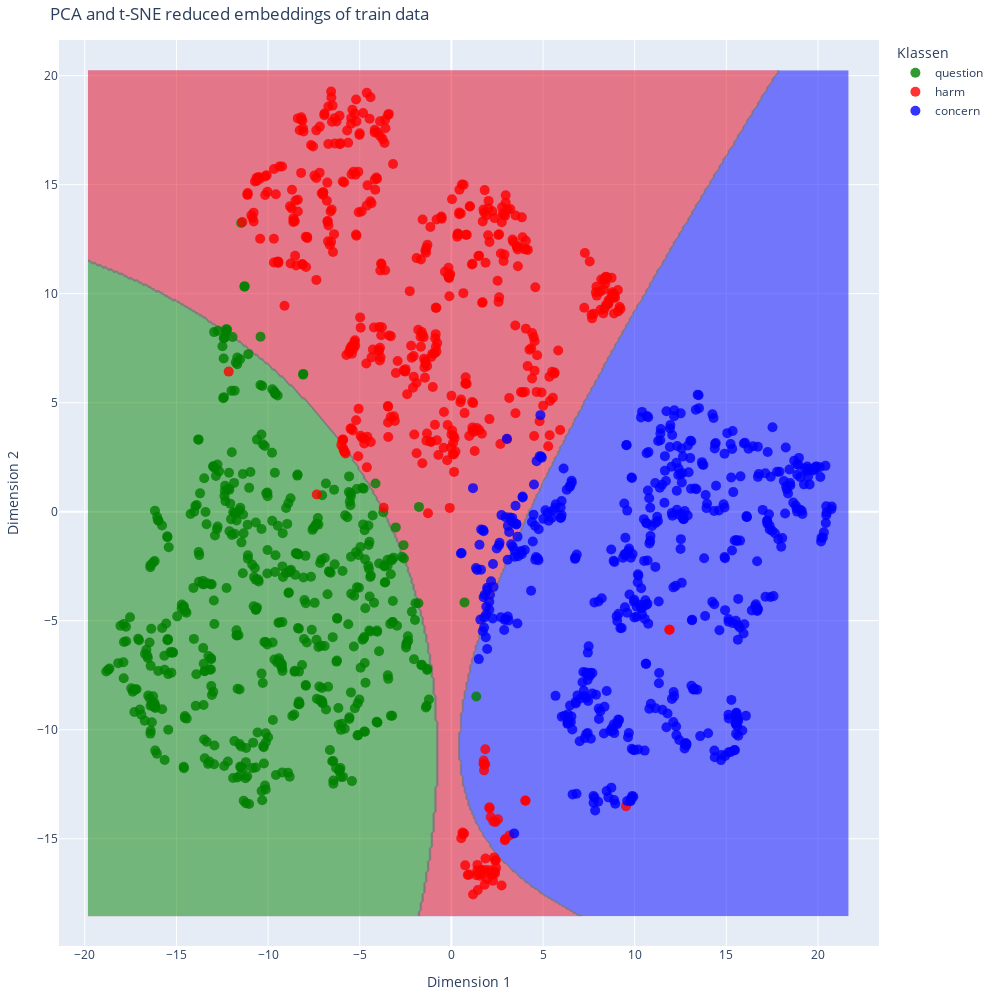

This figure's notebook cell:
### Code cell
def tsne_reduction_interactive(df: pd.DataFrame, title:str, pca_dim=50, perplexity=30, learning_rate=200, seed=1234):
    # Kopie erstellen
    df = df.copy()

    # LabelEncoder zum Konvertieren der String-Labels in numerische Werte
    label_encoder = LabelEncoder()
    numeric_labels = label_encoder.fit_transform(df['label'])

    # Embeddings erstellen
    embeddings = np.array(HuggingFaceEmbeddings(model_name="sentence-transformers/distiluse-base-multilingual-cased-v1").embed_documents(df.text.to_list()))

    # Dimensionsreduktion mittels PCA
    pca = PCA(n_components=pca_dim, random_state=seed)
    pca_result = pca.fit_transform(embeddings)

    # Anwendung von t-SNE
    tsne = TSNE(perplexity=perplexity, learning_rate=learning_rate, n_iter=300, random_state=seed)
    tsne_result = tsne.fit_transform(pca_result)

    # Nur Dimension 1 und 2 auswählen
    df[["dim1", "dim2"]] = tsne_result[:, :2]

    # QDA anwenden
    qda = QuadraticDiscriminantAnalysis()
    qda.fit(tsne_result, numeric_labels)
    qda_classes = qda.predict(tsne_result)

    # QDA-Klassen zum DataFrame hinzufügen
    df['qda_class'] = qda_classes

    # Gitternetz erstellen
    x_min, x_max = df['dim1'].min() - 1, df['dim1'].max() + 1
    y_min, y_max = df['dim2'].min() - 1, df['dim2'].max() + 1
    xx, yy = np.meshgrid(np.arange(x_min, x_max, 0.1),
                         np.arange(y_min, y_max, 0.1))

    # Gittervorhersagen treffen und Labels in numerische Werte umwandeln
    Z = qda.predict(np.c_[xx.ravel(), yy.ravel()]).reshape(xx.shape)

    # Definieren einer benutzerdefinierten Farbskala
    custom_colorscale = [
        [0, 'blue'], 
        [0.5, 'red'], 
        [1, 'green']  
    ]

    # Farbzuordnung für jede Klasse definieren
    color_map = {
        'harm': 'red',  
        'question': 'green',
        'concern': 'blue'
    }

    # Plotly-Figur erstellen
    fig = go.Figure()

    # Hintergrund (Kontur) hinzufügen
    fig.add_trace(go.Contour(
        x=np.arange(x_min, x_max, 0.1), 
        y=np.arange(y_min, y_max, 0.1),
        z=Z, 
        colorscale=custom_colorscale,  # Benutzerdefinierte Farbskala
        opacity=0.5,
        showscale=False  # Entfernt die Colorbar
    ))

    # Trennen Sie die Daten nach Klassen und fügen Sie für jede Klasse einen separaten Trace hinzu
    classes = df['label'].unique()
    for cls in classes:
        class_df = df[df['label'] == cls]
        fig.add_trace(go.Scatter(
            x=class_df['dim1'], 
            y=class_df['dim2'], 
            mode='markers',
            marker=dict(color=color_map[cls], size=10, opacity=0.8),  # Verwenden Sie die Farbzuordnung
            name=cls,  # Name der Klasse für die Legende
            text=class_df['text'],  # Zeigen Sie hier den ursprünglichen Text an
            hoverinfo='text'  # Konfigurieren Sie die Hover-Informationen, um nur den Text anzuzeigen
        ))

    # Layout anpassen
    fig.update_layout(
        title=title,
        xaxis_title='Dimension 1',
        yaxis_title='Dimension 2',
        width=1000, height=1000,
        margin=dict(l=40, r=40, t=40, b=40),
        legend_title='Klassen'
    )

    # Visualisierung anzeigen
    iplot(fig)

    # inverse
    df['qda_class'] = label_encoder.inverse_transform(df['qda_class'].values)

    return df

# Funktion verwenden
df_tsne = tsne_reduction_interactive(df_train, 'PCA and t-SNE reduced embeddings of train data')

### Figure 1 — Plotly figure (JSON) as saved in the notebook; plotly's stock layout.template omitted (floating-point values rounded to 4 significant figures; data arrays with more than 128 entries replaced by an {"elided": "..."} marker saying what was removed)
{"data": [{"colorscale": [[0, "blue"], [0.5, "red"], [1, "green"]], "opacity": 0.5, "showscale": false, "type": "contour", "x": {"elided": "416 float values"}, "y": {"elided": "389 float values"}, "z": {"elided": "389x416 int values"}}, {"hoverinfo": "text", "marker": {"color": "green", "opacity": 0.8, "size": 10}, "mode": "markers", "name": "question", "text": {"elided": "494 str values"}, "type": "scatter", "x": {"elided": "494 float values"}, "y": {"elided": "494 float values"}}, {"hoverinfo": "text", "marker": {"color": "red", "opacity": 0.8, "size": 10}, "mode": "markers", "name": "harm", "text": {"elided": "494 str values"}, "type": "scatter", "x": {"elided": "494 float values"}, "y": {"elided": "494 float values"}}, {"hoverinfo": "text", "marker": {"color": "blue", "opacity": 0.8, "size": 10}, "mode": "markers", "name": "concern", "text": {"elided": "502 str values"}, "type": "scatter", "x": {"elided": "502 float values"}, "y": {"elided": "502 float values"}}], "layout": {"height": 1000, "legend": {"title": {"text": "Klassen"}}, "margin": {"b": 40, "l": 40, "r": 40, "t": 40}, "title": {"text": "PCA and t-SNE reduced embeddings of train data"}, "width": 1000, "xaxis": {"title": {"text": "Dimension 1"}}, "yaxis": {"title": {"text": "Dimension 2"}}}}
